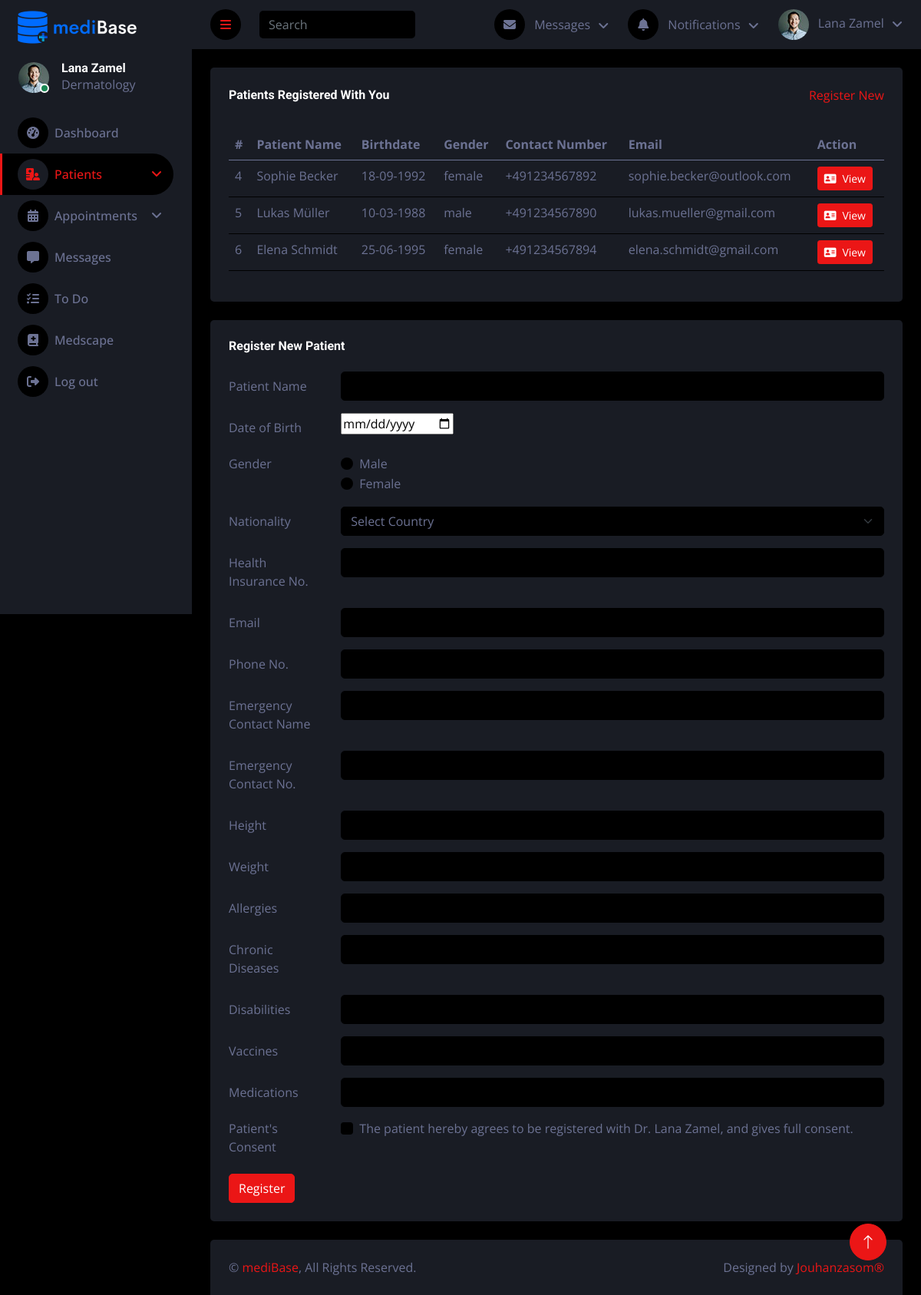
The page /mediBase-Portal/patients.php (signed in) on the database its author committed.
### tables this page shows
CREATE TABLE `doctors` (
  `id` int(11) NOT NULL,
  `name` varchar(50) NOT NULL,
  `birth_date` date DEFAULT NULL,
  `gender` enum('female','male','other','') DEFAULT NULL,
  `nationality` varchar(25) DEFAULT NULL,
  `address` varchar(75) DEFAULT NULL,
  `mobile_phone` varchar(25) DEFAULT NULL,
  `email` varchar(50) NOT NULL,
  `license_no` varchar(10) DEFAULT NULL,
  `department` enum('Cardiology','Orthopedics','Dermatology','Obstetrics and Gynecology (OB/GYN)','Psychiatry','Neurology','Emergency') DEFAULT NULL,
  `position` enum('Medical Doctor (MD)','Consultant') DEFAULT NULL,
  `username` varchar(25) NOT NULL,
  `password` char(255) NOT NULL
);

CREATE TABLE `patients` (
  `id` int(11) NOT NULL,
  `name` varchar(50) NOT NULL,
  `birthdate` date NOT NULL,
  `gender` enum('female','male','other','') NOT NULL,
  `nationality` varchar(25) NOT NULL,
  `health_insurance_no` varchar(50) NOT NULL,
  `email` varchar(50) NOT NULL,
  `mobile_phone` varchar(25) NOT NULL,
  `emergency_contact_name` varchar(50) NOT NULL,
  `emergency_contact_no` varchar(25) NOT NULL,
  `doctor_id` int(11) NOT NULL,
  `height` int(5) NOT NULL,
  `weight` int(5) NOT NULL,
  `allergies` varchar(255) DEFAULT NULL,
  `chronic_diseases` varchar(255) DEFAULT NULL,
  `disabilities` varchar(255) DEFAULT NULL,
  `vaccines` varchar(255) DEFAULT NULL,
  `medications` varchar(255) DEFAULT NULL
);

### mediBase-Portal/patients.php (the view, shortened to what the rows shown need)
<?php
include("../connection.php");
if (isset($_SESSION["loggedin"]) && $_SESSION["loggedin"] === true) {
    $doctor_id = $_SESSION["id"];
}
$name_sql = "SELECT name, department FROM doctors WHERE id = $doctor_id";
$name_result = $conn->query($name_sql);
if ($name_result && $name_result->num_rows > 0) {
    $row = $name_result->fetch_assoc();
    $doctor_name = $row["name"];
    $doctor_department = $row["department"];
}
$pat_sql = "SELECT id, name, birthdate, gender, email, mobile_phone
            FROM `patients` WHERE doctor_id = $doctor_id";
$pat_result = mysqli_query($conn, $pat_sql);
?>
<!DOCTYPE html>
<html lang="en">
<head>
    <link href="https://cdnjs.cloudflare.com/ajax/libs/font-awesome/6.5.1/css/all.min.css" rel="stylesheet">
    <link href="https://cdn.jsdelivr.net/npm/bootstrap-icons@1.4.1/font/bootstrap-icons.css" rel="stylesheet">
    <link href="lib/owlcarousel/assets/owl.carousel.min.css" rel="stylesheet">
    <link href="lib/tempusdominus/css/tempusdominus-bootstrap-4.min.css" rel="stylesheet" />
    <link href="css/bootstrap.min.css" rel="stylesheet">
    <link href="css/style.css" rel="stylesheet">
</head>
<body>
    <div class="container-fluid position-relative d-flex p-0">
        <div class="sidebar pe-4 pb-3">
            <nav class="navbar bg-secondary navbar-dark">
                <div class="d-flex align-items-center ms-4 mb-4">
                    <div class="ms-3">
                        <h6 class="mb-0"><?php echo $doctor_name; ?></h6>
                        <span><?php echo $doctor_department; ?></span>
                    </div>
                </div>
            </nav>
        </div>
        <div class="content">
            <nav class="navbar navbar-expand bg-secondary navbar-dark sticky-top px-4 py-0">
                <div class="navbar-nav align-items-center ms-auto">
                    <div class="nav-item dropdown">
                        <a href="#" class="nav-link dropdown-toggle" data-bs-toggle="dropdown">
                            <img class="rounded-circle me-lg-2" src="img/user.jpg" alt="" style="width: 40px; height: 40px;">
                            <span class="d-none d-lg-inline-flex"><?php echo $doctor_name; ?></span>
                        </a>
                    </div>
                </div>
            </nav>
            <div class="container-fluid pt-4 px-4">
                <div class="bg-secondary rounded h-100 p-4">
                    <div class="table-responsive">
                        <table class="table">
                            <thead>
                                <tr>
                                    <th scope="col">#</th>
                                    <th scope="col">Patient Name</th>
                                    <th scope="col">Birthdate</th>
                                    <th scope="col">Gender</th>
                                    <th scope="col">Contact Number</th>
                                    <th scope="col">Email</th>
                                    <th scope="col">Action</th>
                                </tr>
                            </thead>
                            <tbody>
                                <?php
                                if ($pat_result && mysqli_num_rows($pat_result) > 0) {
                                    while ($row = mysqli_fetch_assoc($pat_result)) {
                                        $dateObject = new DateTime($row['birthdate']);
                                        $formattedDate = $dateObject->format('d-m-Y');
                                        echo "<tr>";
                                        echo "<td>" . htmlspecialchars($row['id']) . "</td>";
                                        echo "<td>" . htmlspecialchars($row['name']) . "</td>";
                                        echo "<td>" . htmlspecialchars($formattedDate) . "</td>";
                                        echo "<td>" . htmlspecialchars($row['gender']) . "</td>";
                                        echo "<td>" . htmlspecialchars($row['mobile_phone']) . "</td>";
                                        echo "<td>" . htmlspecialchars($row['email']) . "</td>";
                                        echo "<td><a class='btn btn-sm btn-primary openPopupBtn' data-popup-target='patientInfoPopup'><i class='fa fa-address-card me-2'></i>View</a></td>";
                                        echo "</tr>";
                                    }
                                } else {
                                    echo "<tr><td colspan='7'>No patients found.</td></tr>";
                                }
                                ?>
                            </tbody>
                        </table>
                    </div>
                </div>
            </div>
            <div class="container-fluid pt-4 px-4" id="registerNewPatient">
                <div class="bg-secondary rounded h-100 p-4">
                    <form action="<?php htmlspecialchars($_SERVER["PHP_SELF"]) ?>" method="post">
                        <div class="row mb-3">
                            <div class="col-sm-10">
                                <div class="form-check">
                                    <input class="form-check-input" type="checkbox" id="gridCheck1" required>
                                    <label class="form-check-label" for="gridCheck1">
                                        The patient hereby agrees to be registered with Dr. <?php echo $doctor_name ?>, and gives full consent.
                                    </label>
                                </div>
                            </div>
                        </div>
                    </form>
                </div>
            </div>
        </div>
    </div>
</body>
</html>

### rows shown on the page
doctors: name "Lana Zamel", department "Dermatology"
patients: id "4", name "Sophie Becker", birthdate "18-09-1992", gender "female", mobile_phone "+491234567892", email "sophie.becker@outlook.com"
patients: id "5", name "Lukas Müller", birthdate "10-03-1988", gender "male", mobile_phone "+491234567890", email "lukas.mueller@gmail.com"
patients: id "6", name "Elena Schmidt", birthdate "25-06-1995", gender "female", mobile_phone "+491234567894", email "elena.schmidt@gmail.com"
